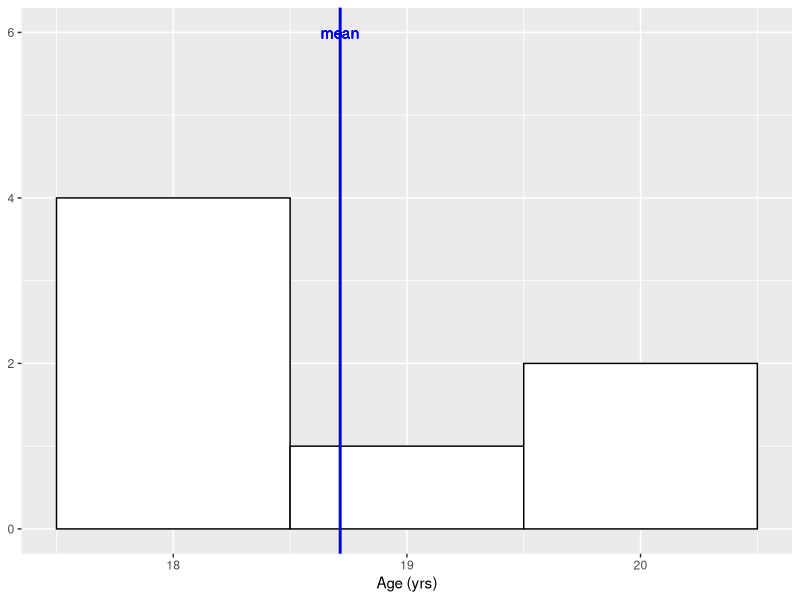
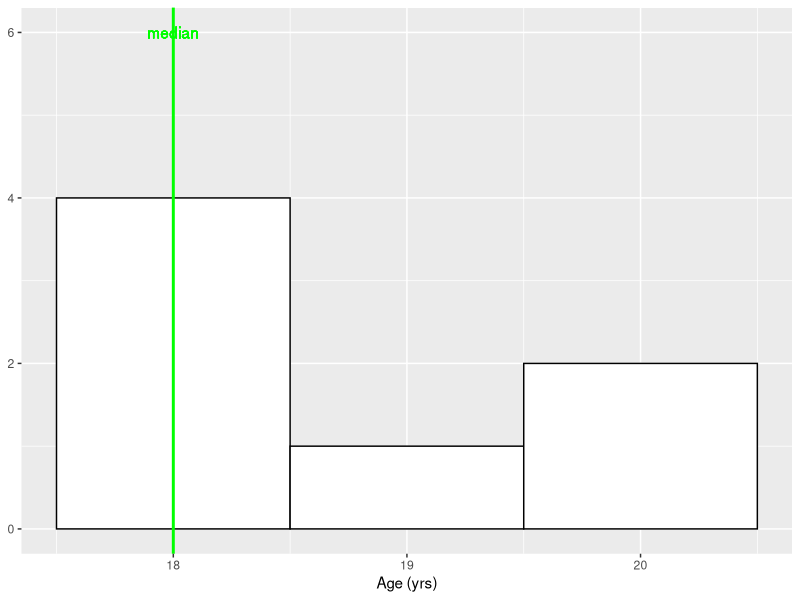
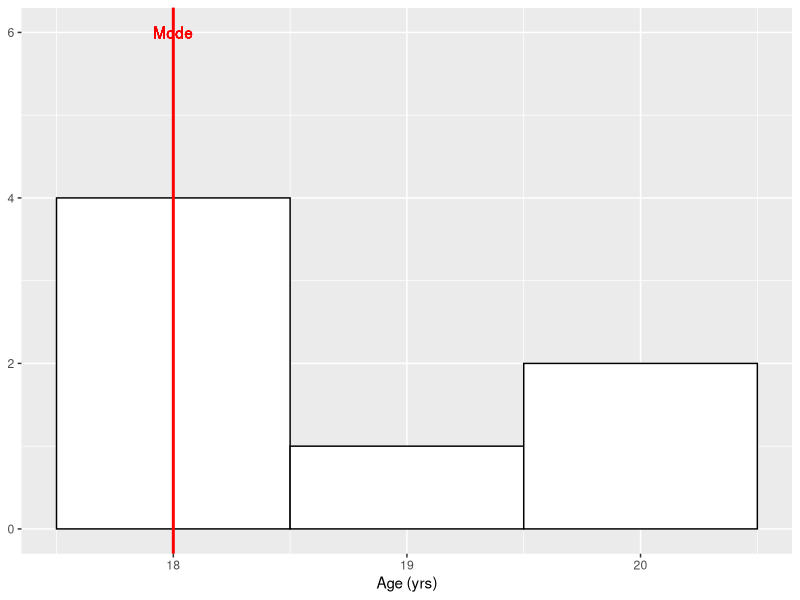
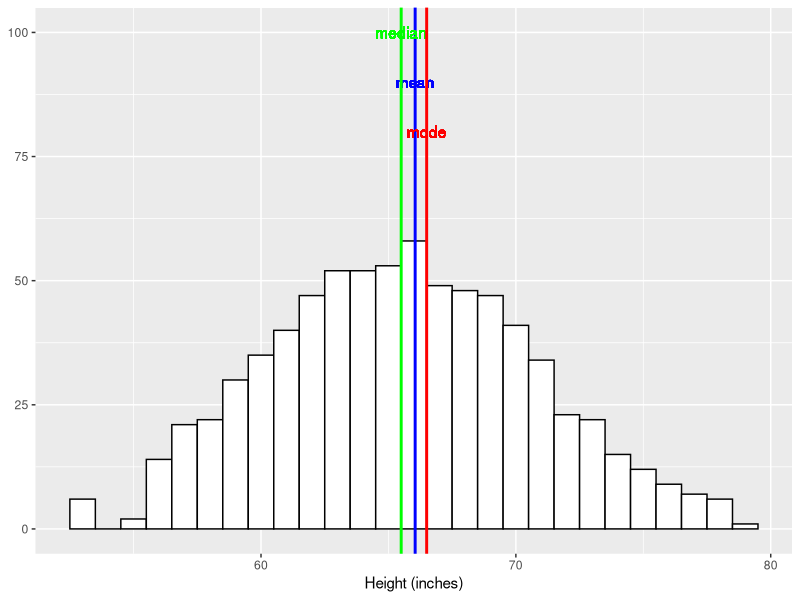
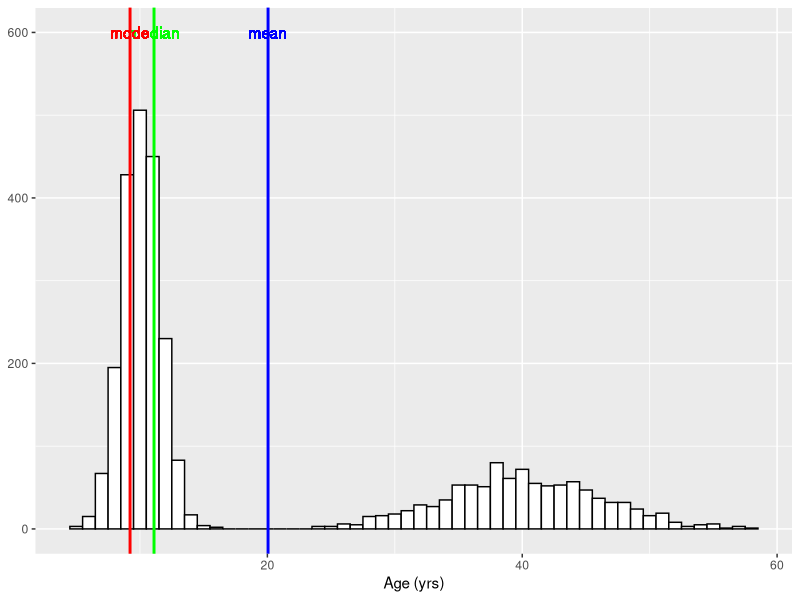
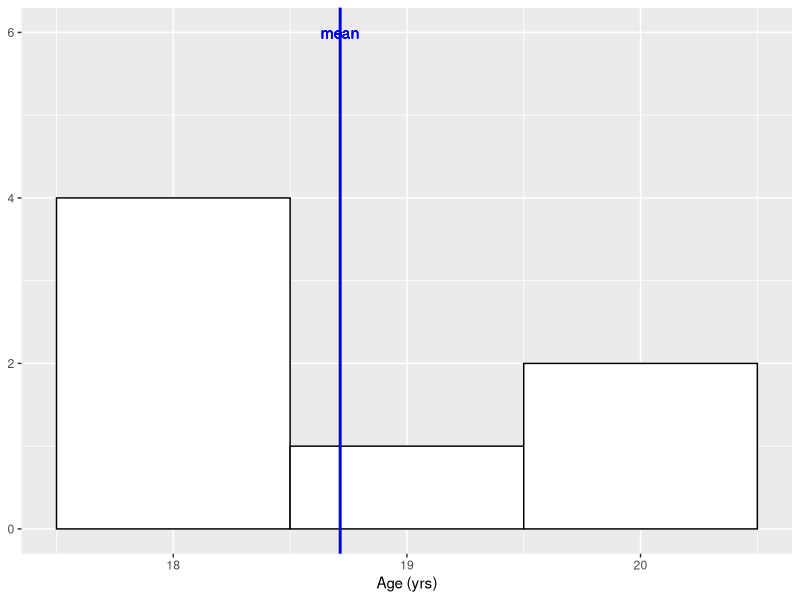
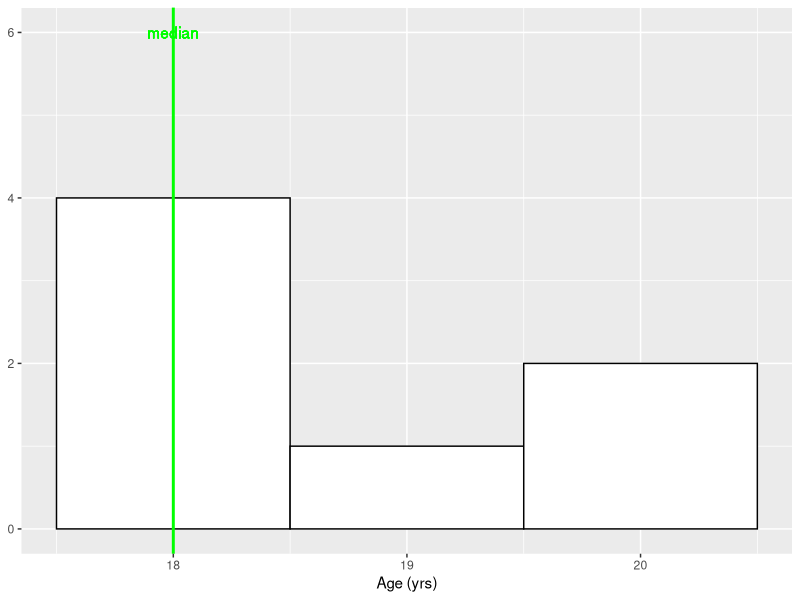
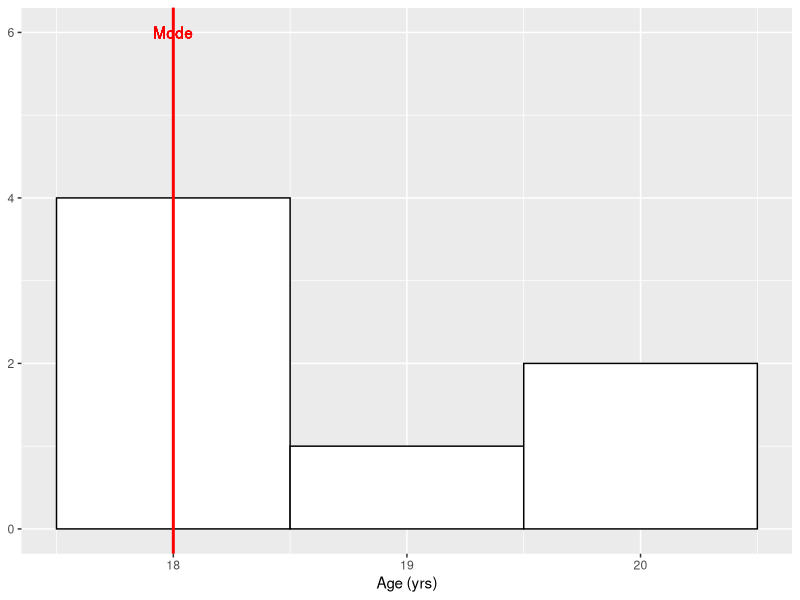

The R source for these figures, in order:
## ---- chunk 1
knitr::opts_chunk$set(echo = TRUE)
## ---- chunk 2
Age=c(20, 18,19, 18,18,18,20) # List of 7 numbers
## Cacluate the mean in the long form
(20+18+19+18+18+18+19+20)/7
## Cacluate the mean using the function mean
mean(Age) # The mean of the list

## ---- chunk 3

library(ggplot2)

df <- data.frame(Age)
ggplot(df, aes(x=Age)) +
  geom_histogram(color="black", fill="white",binwidth = 1)+xlab("Age (yrs)")+
  ylab(NULL)+ theme(plot.title = element_text(hjust=1.0))+
geom_vline(xintercept=mean(Age),col="blue",size=1)+
  geom_text(aes(x=mean(Age), label="mean", y=6), colour="blue",  text=element_text(size=11))
ggsave("Mean.png",dpi=300, width = 2, height = 1.5)
## ---- chunk 4
Age=c(20,18,19, 18,56, 18,18,20) # List of 8 ages
## Cacluate the mean using the function mean
mean(Age) # The mean of the list
df <- data.frame(Age)
## ---- chunk 5
Age=c(20,18,19,18,18,18,20) # List of 7 numbers

median(Age)

## ---- chunk 6

df <- data.frame(Age)
ggplot(df, aes(x=Age)) +  geom_histogram(color="black", fill="white",binwidth = 1)+xlab("Age (yrs)")+ylab(NULL)+ theme(plot.title = element_text(hjust=1.0))+
geom_vline(xintercept=median(Age),col="green",size=1)+
  geom_text(aes(x=median(Age), label="median", y=6), colour="green",  text=element_text(size=11))
ggsave("Median.png",dpi=300, width = 2, height = 1.5)




## ---- chunk 7
Age=c(20,18,19,18,18,18,20) # List of 7 numbers
# Function to calculate mode
Mode <- function(x) {
  ux <- unique(x)
  ux[which.max(tabulate(match(x, ux)))]
}
Mode(Age)

## ---- chunk 8

df <- data.frame(Age)
ggplot(df, aes(x=Age)) +  geom_histogram(color="black", fill="white",binwidth = 1)+xlab("Age (yrs)")+ylab(NULL)+ theme(plot.title = element_text(hjust=1.0))+
geom_vline(xintercept=Mode(Age),col="red",size=1)+
  geom_text(aes(x=Mode(Age), label="Mode", y=6), colour="red",  text=element_text(size=11))
ggsave("Mode.png",dpi=300, width = 2, height = 1.5)

## ---- chunk 9

df<-read.csv("PearsonLeeSimple.csv")
attach(df)
ggplot(df, aes(x=child)) +  geom_histogram(color="black", fill="white",binwidth = 1)+xlab("Height (inches)")+ylab(NULL)+ theme(plot.title = element_text(hjust=1.0))+geom_vline(xintercept=mean(child),col="blue",size=1,labels="mean")+
  geom_text(aes(x=mean(child), label="mean", y=90), colour="blue",  text=element_text(size=11))+
geom_vline(xintercept=median(child),col="green",size=1)+
  geom_text(aes(x=median(child), label="median", y=100), colour="green",  text=element_text(size=11))+
geom_vline(xintercept=Mode(child),col="red",size=1)+
  geom_text(aes(x=Mode(child), label="mode", y=80), colour="red",  text=element_text(size=11))
ggsave("Pearson.png",dpi=300, width = 4, height = 2.5)
## ---- chunk 10
Age<-c(rnorm(2000,10,1.5),rnorm(1000,40,6))

df <- data.frame(Age)
ggplot(df, aes(x=Age)) +  geom_histogram(color="black", fill="white",binwidth = 1)+xlab("Age (yrs)")+ylab(NULL)+ theme(plot.title = element_text(hjust=1.0))+geom_vline(xintercept=mean(Age),col="blue",size=1,labels="mean")+
  geom_text(aes(x=mean(Age), label="mean", y=600), colour="blue",  text=element_text(size=11))+
geom_vline(xintercept=median(Age),col="green",size=1)+
  geom_text(aes(x=median(Age), label="median", y=600), colour="green",  text=element_text(size=11))+
geom_vline(xintercept=Mode(Age),col="red",size=1)+
  geom_text(aes(x=Mode(Age), label="mode", y=600), colour="red",  text=element_text(size=11))
ggsave("middle.png",dpi=300, width = 4, height = 2.5)


